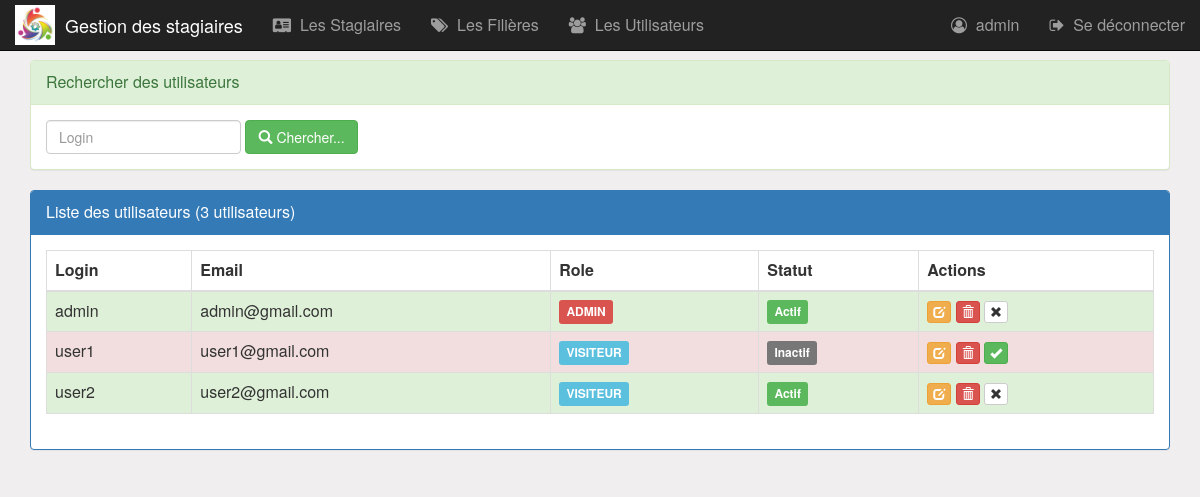
Page /modules/Utilisateur/utilisateurs.php (signed in) on the committed database.
### tables this page shows
create table utilisateur(
    iduser int(4) auto_increment primary key,
    login varchar(100),
    email varchar(255),
    role varchar(50),    
    etat int(1),         
    pwd varchar(255)
);

### modules/Utilisateur/utilisateurs.php (the view, shortened to what this page needs)
<?php
    require_once("../../config/connexiondb.php");
    $login = isset($_GET['login']) ? trim($_GET['login']) : "";
    $size = isset($_GET['size']) ? max(1, min(50, (int)$_GET['size'])) : 3;
    $page = isset($_GET['page']) ? max(1, (int)$_GET['page']) : 1;
    $offset = ($page - 1) * $size;
    if (!empty($login)) {
        $requeteUser = "SELECT * FROM utilisateur WHERE login LIKE :login LIMIT :offset, :size";
        $requeteCount = "SELECT COUNT(*) as countUser FROM utilisateur WHERE login LIKE :login";
        $stmt = $pdo->prepare($requeteUser);
        $stmtCount = $pdo->prepare($requeteCount);
        $searchLogin = '%' . $login . '%';
        $stmt->bindParam(':login', $searchLogin, PDO::PARAM_STR);
        $stmt->bindParam(':offset', $offset, PDO::PARAM_INT);
        $stmt->bindParam(':size', $size, PDO::PARAM_INT);
        $stmtCount->bindParam(':login', $searchLogin, PDO::PARAM_STR);
    } else {
        $requeteUser = "SELECT * FROM utilisateur LIMIT :offset, :size";
        $requeteCount = "SELECT COUNT(*) as countUser FROM utilisateur";
        $stmt = $pdo->prepare($requeteUser);
        $stmtCount = $pdo->prepare($requeteCount);
        $stmt->bindParam(':offset', $offset, PDO::PARAM_INT);
        $stmt->bindParam(':size', $size, PDO::PARAM_INT);
    }
    $stmt->execute();
    $stmtCount->execute();
    $resultatUser = $stmt->fetchAll(PDO::FETCH_ASSOC);
    $tabCount = $stmtCount->fetch();
    $nbrUser = $tabCount['countUser'];
?>
<!DOCTYPE html>
<html>
    <head>
        <link rel="stylesheet" type="text/css" href="../../assets/css/bootstrap.css">
        <link rel="stylesheet" type="text/css" href="../../assets/css/font-awesome.min.css">
        <link rel="stylesheet" type="text/css" href="../../assets/css/monstyle.css">
    </head>
    <body>
        <?php include("../../includes/menu.php"); ?>
        <div class="container">
            <div class="panel panel-success margetop60">
				<div class="panel-heading">Rechercher des utilisateurs</div>
				<div class="panel-body">
					<form method="get" action="utilisateurs.php" class="form-inline">
						<div class="form-group">
                            <input type="text" name="login"
                                   placeholder="Login"
                                   class="form-control"
                                   value="<?php echo htmlspecialchars($login) ?>"/>
                        </div>
				        <button type="submit" class="btn btn-success">
                            <span class="glyphicon glyphicon-search"></span>
                            Chercher...
                        </button>
					</form>
				</div>
			</div>
            <div class="panel panel-primary">
                <div class="panel-heading">Liste des utilisateurs (<?php echo $nbrUser ?> utilisateurs)</div>
                <div class="panel-body">
                    <?php if (empty($resultatUser)): ?>
                        <div class="alert alert-info">
                            <span class="glyphicon glyphicon-info-sign"></span>
                            Aucun utilisateur trouvé.
                        </div>
                    <?php else: ?>
                    <table class="table table-striped table-bordered">
                        <thead>
                            <tr>
                                <th>Login</th>
                                <th>Email</th>
                                <th>Role</th>
                                <th>Statut</th>
                                <th>Actions</th>
                            </tr>
                        </thead>
                        <tbody>
                            <?php foreach($resultatUser as $user): ?>
                                <tr class="<?php echo $user['etat'] == 1 ? 'success' : 'danger' ?>">
                                    <td><?php echo $user['login'] ?></td>
                                    <td><?php echo htmlspecialchars($user['email']) ?></td>
                                    <td>
                                        <span class="label label-<?php echo $user['role'] === 'ADMIN' ? 'danger' : 'info' ?>">
                                            <?php echo htmlspecialchars($user['role']) ?>
                                        </span>
                                    </td>
                                    <td>
                                        <span class="label label-<?php echo $user['etat'] == 1 ? 'success' : 'default' ?>">
                                            <?php echo $user['etat'] == 1 ? 'Actif' : 'Inactif' ?>
                                        </span>
                                    </td>
                                    <td>
                                        <a href="editerUtilisateur.php?id=<?php echo $user['iduser'] ?>"
                                           class="btn btn-xs btn-warning"
                                           title="Modifier">
                                            <span class="glyphicon glyphicon-edit"></span>
                                        </a>
                                        <a onclick="return confirm('Êtes-vous sûr de vouloir supprimer cet utilisateur ?')"
                                           href="supprimerUtilisateur.php?idUser=<?php echo $user['iduser'] ?>"
                                           class="btn btn-xs btn-danger"
                                           title="Supprimer">
                                            <span class="glyphicon glyphicon-trash"></span>
                                        </a>
                                        <a href="activerUtilisateur.php?idUser=<?php echo $user['iduser'] ?>&etat=<?php echo $user['etat'] ?>"
                                           class="btn btn-xs btn-<?php echo $user['etat'] == 1 ? 'default' : 'success' ?>"
                                           title="<?php echo $user['etat'] == 1 ? 'Désactiver' : 'Activer' ?>">
                                            <?php
                                                if($user['etat'] == 1)
                                                    echo '<span class="glyphicon glyphicon-remove"></span>';
                                                else
                                                    echo '<span class="glyphicon glyphicon-ok"></span>';
                                            ?>
                                        </a>
                                    </td>
                                </tr>
                            <?php endforeach; ?>
                        </tbody>
                    </table>
                    <?php endif; ?>
                </div>
            </div>
        </div>
    </body>
</html>

### assets/css/monstyle.css (style rules this page uses)
.margetop60 { margin-top: 60px; }
body { background-color: rgb(240, 238, 238); font-size: 16px; }

### rows in the picture
utilisateur: login "admin", email "admin@gmail.com", role "ADMIN", etat "Actif"
utilisateur: login "user1", email "user1@gmail.com", role "VISITEUR", etat "Inactif"
utilisateur: login "user2", email "user2@gmail.com", role "VISITEUR", etat "Actif"

### other values in the picture
$_SESSION['user']['login'] "admin"
$nbrUser "3"
